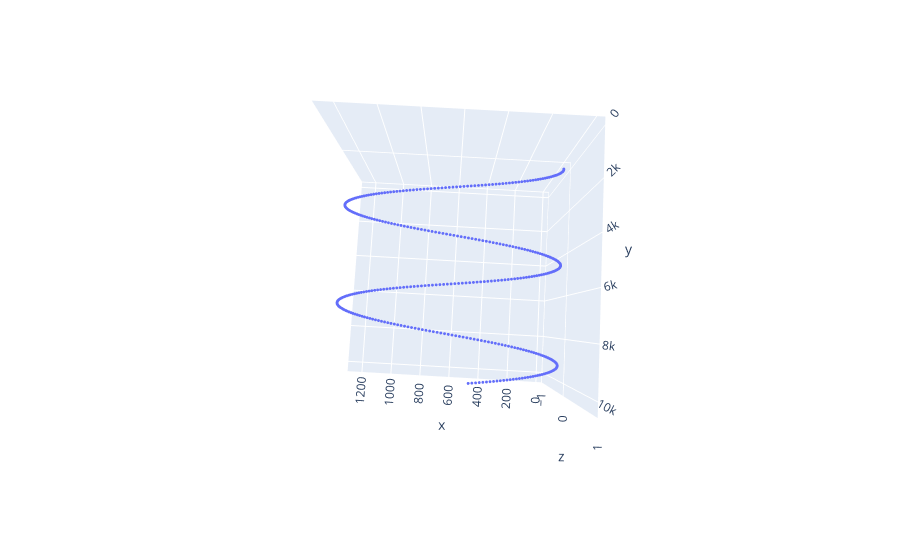

Notebook code cell kept with this figure:
### Markdown cell above
# Turning target

### Code cell
target = SinusTarget(heading_change_rate=2)

fig = ex.scatter_3d(target.positions_df(), x='x', y='y', z='z')
fig.update_traces(marker_size = 1)
fig

### Figure 1 — Plotly figure (JSON) as saved in the notebook; plotly's stock layout.template omitted (floating-point values rounded to 4 significant figures; data arrays with more than 128 entries replaced by an {"elided": "..."} marker saying what was removed)
{"data": [{"hovertemplate": "x=%{x}<br>y=%{y}<br>z=%{z}<extra></extra>", "legendgroup": "", "marker": {"color": "#636efa", "size": 1, "symbol": "circle"}, "mode": "markers", "name": "", "scene": "scene", "showlegend": false, "type": "scatter3d", "x": {"elided": "400 float values"}, "y": {"elided": "400 float values"}, "z": {"elided": "400 int values"}}], "layout": {"autosize": true, "legend": {"tracegroupgap": 0}, "margin": {"t": 60}, "scene": {"aspectmode": "auto", "aspectratio": {"x": 1, "y": 1, "z": 1}, "camera": {"center": {"x": 0, "y": 0, "z": 0}, "eye": {"x": -0.01297, "y": 0.2284, "z": 2.153}, "projection": {"type": "perspective"}, "up": {"x": 0, "y": 0, "z": 1}}, "domain": {"x": [0, 1], "y": [0, 1]}, "xaxis": {"title": {"text": "x"}, "type": "linear"}, "yaxis": {"title": {"text": "y"}, "type": "linear"}, "zaxis": {"title": {"text": "z"}, "type": "linear"}}}}
